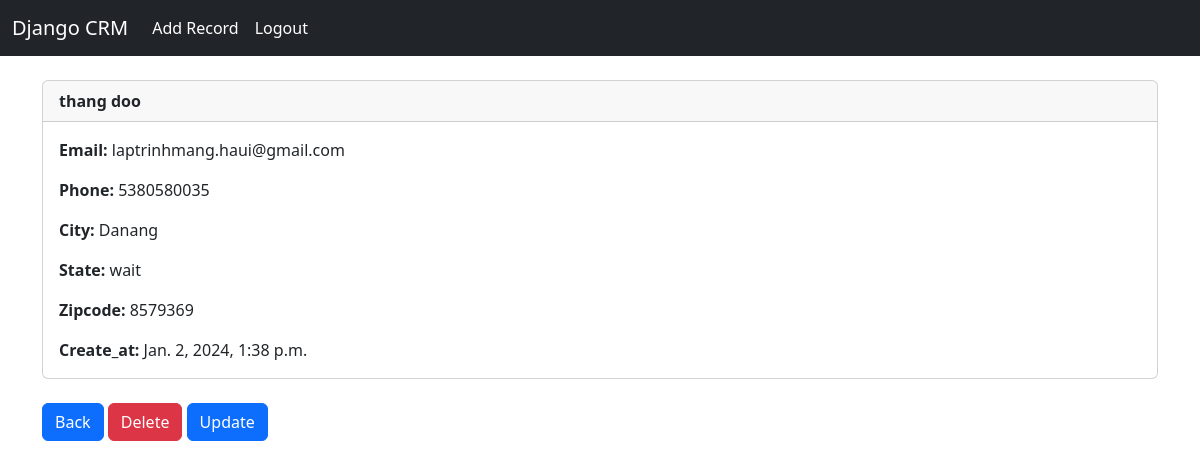
Screenshot of /record/3 (signed in) with the database file from the repository.
### website/models.py (models this page shows, shortened)
class Record(models.Model):
    create_at = models.DateTimeField(auto_now_add = True)
    first_name = models.CharField(max_length = 100)
    last_name = models.CharField(max_length = 100)
    email = models.CharField(max_length = 150)
    phone = models.CharField(max_length = 12)
    city = models.CharField(max_length = 100)
    state = models.CharField(max_length = 30)
    Zipcode = models.CharField(max_length = 30)

### website/views.py (the view)
# urls.py: path('record/<int:pk>',views.customer_record,name='record'),
def customer_record(request, pk = None):
    if request.user.is_authenticated:
        customer_record = Record.objects.get(pk=pk)
        return render(request, 'record.html',{'customer_record':customer_record})
    else:
        messages.success(request,'You must login to view this page')
        return redirect('login')

### website/templates/record.html
{%extends 'base.html'%}
{% block context %}
    <div class="card">
        <div class="card-header">
          <strong>{{customer_record.first_name}} {{customer_record.last_name}}</strong>
        </div>
        <div class="card-body">
          <p class="card-text">
            <strong>Email:</strong>
            {{customer_record.email}}
          </p>
          <p class="card-text">
            <strong>Phone:</strong>
            {{customer_record.phone}}
          </p>
          <p class="card-text">
            <strong>City:</strong>
            {{customer_record.city}}
          </p>
          <p class="card-text">
            <strong>State:</strong>
            {{customer_record.state}}
          </p>
          <p class="card-text">
            <strong>Zipcode:</strong>
            {{customer_record.Zipcode}}
          </p>
          <p class="card-text">
            <strong>Create_at:</strong>
            {{customer_record.create_at}}
          </p>
        </div>
      </div>
      <br>
      <a href="{% url 'home' %}" class="btn btn-primary">Back</a>
      <a href="{% url 'delete_record' customer_record.id %}" class="btn btn-danger">Delete</a>
      <a href="{% url 'update_record' customer_record.id %}" class="btn btn-primary">Update</a>
{% endblock %}

### rows the page displays
Record: first_name "thang", last_name "doo", email "laptrinhmang.haui@gmail.com", phone "5380580035", city "Danang", state "wait", Zipcode "8579369", create_at "Jan. 2, 2024, 1:38 p.m."
